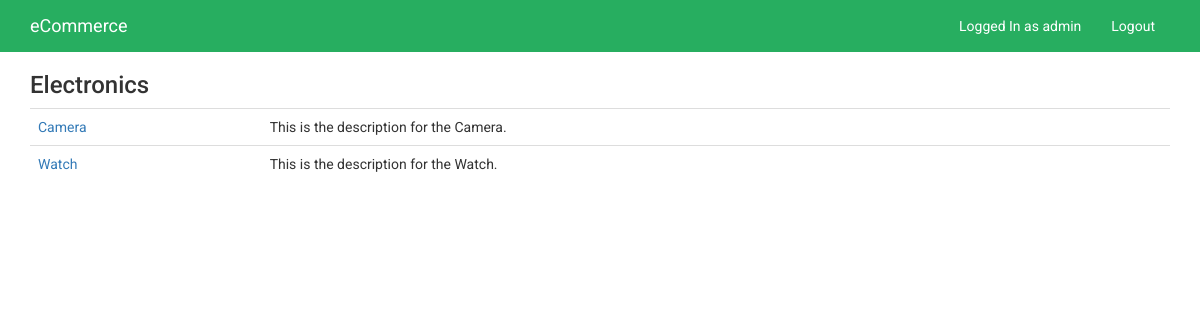
The app's page /categories/electronics/ (signed in) with its own data.
### products/models.py (models this page shows, shortened)
class Category(models.Model):
	title = models.CharField(max_length=120, unique=True)
	slug = models.SlugField(unique=True)
	description = models.TextField(null=True, blank=True)
	active = models.BooleanField(default=True)
	timestamp = models.DateTimeField(auto_now_add=True, auto_now=False)
	def __unicode__(self):
		return self.title

class Product (models.Model):
	title = models.CharField(max_length=120)
	description = models.TextField(blank=True, null=True)
	price = models.DecimalField(decimal_places= 2, max_digits=20)
	active = models.BooleanField(default=True)
	categories = models.ManyToManyField('Category', blank=True)
	default = models.ForeignKey('Category', related_name='default_category', null=True, blank=True)
	objects = ProductManager()
	def get_absolute_url(self):
		return reverse("product_detail", kwargs={"pk": self.pk})

### products/views.py (the view)
class CategoryDetailView(DetailView):
	model = Category

### products/models.py (called while the page is built)
	def active(self):
		return self.filter(active=True)

	def get_queryset(self):
		return ProductQuerySet(self.model, using=self.db)

	def all(self, *args, **kwargs):
		return self.get_queryset().active()

### products/templates/products/category_detail.html
{% extends 'base.html' %}
{% block content %}
<h3>{{category}}</h3>
<table class='table'>
{% for product in category.product_set.all %}
<tr>
<td><a href='{{ product.get_absolute_url }}'>{{product.title}}</a></td>
<td>{{product.description}}</td>
</tr>
{% endfor %}
</table>
{% endblock %}

### templates/navbar.html (shortened to what this page needs)
<nav class="navbar navbar-default">
  <div class="container">
    <div class="navbar-header">
      <a class="navbar-brand" href="/">eCommerce</a>
    </div>
    <div class="collapse navbar-collapse" id="bs-example-navbar-collapse-1">
      <ul class="nav navbar-nav navbar-right">
        {% if request.user.is_authenticated %}
          <li><a href=''>Logged In as {{request.user}}</a></li>
          <li><a href="{% url 'auth_logout' %}">Logout</a></li>
        {% endif %}
      </ul>
    </div>
  </div>
</nav>

### static/css/custom.css (style rules this page uses)
body { font-family: 'Roboto', sans-serif; }
.navbar { margin-bottom: 0; background-color: #27ae60; border: 1px solid #27ae60; border-radius: 0; }
.navbar-default .navbar-brand { color: #fff; }
.navbar-collapse .navbar-nav>li>a { color: #fff; }

### records on screen
Category: title "Electronics"
Product: title "Camera", description "This is the description for the Camera."
Product: title "Watch", description "This is the description for the Watch."

### other values on screen
{{ request.user }} "admin"
